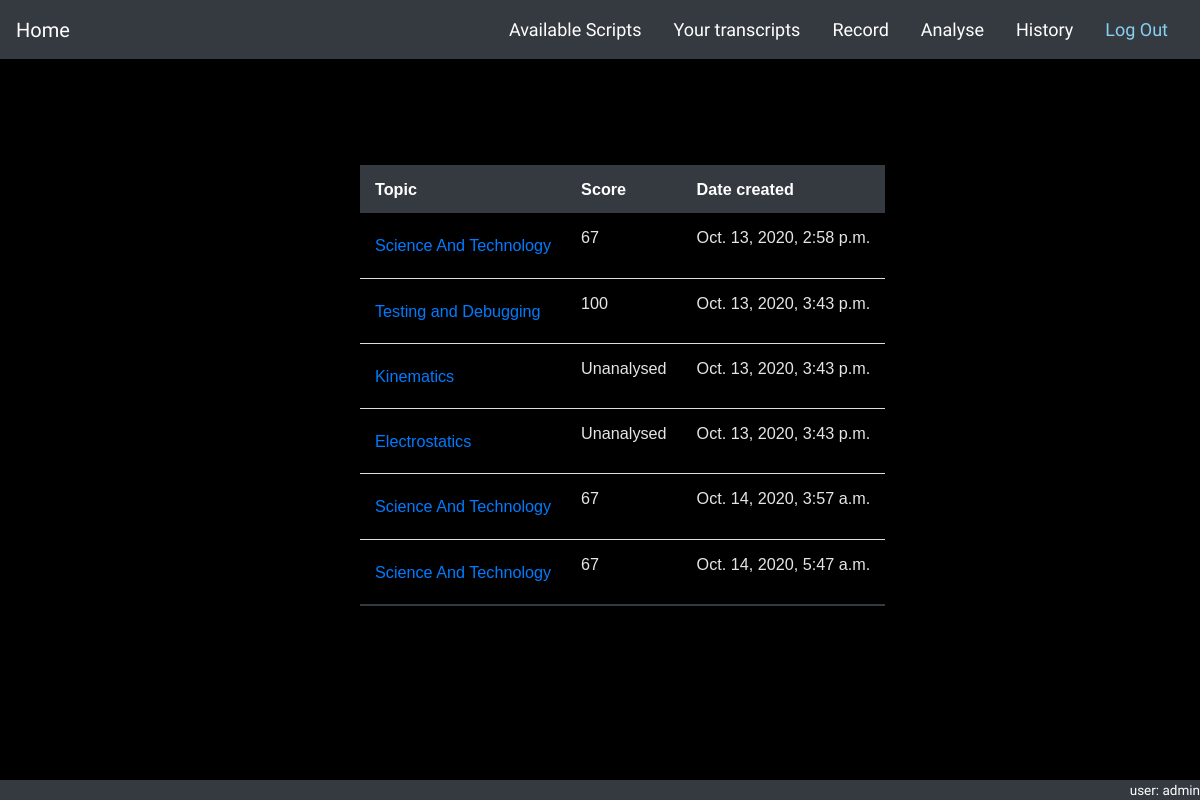
Screenshot of /lessons/analyse (signed in) with the database file from the repository.
### lessons/models.py (models this page shows, shortened)
class AnalysisObj(models.Model):
    transcript = models.ForeignKey(Transcript, null=True, on_delete=models.CASCADE)
    script = models.ForeignKey(Script, null=True, on_delete=models.CASCADE)
    user = models.ForeignKey(settings.AUTH_USER_MODEL, on_delete=models.CASCADE)
    date = models.DateTimeField(auto_now_add=True)
    score = models.IntegerField(null=True, blank=True)
    highlights = models.TextField(null=True, blank=True)
    highlights_missed = models.TextField(null=True, blank=True)
    filler_words = models.TextField(null=True, blank=True)
    def get_absolute_url(self):
        return reverse('analyse_detail', args=[str(self.pk)])
    def __str__(self):
        return self.script.topic.name

class Script(models.Model):
    topic = models.ForeignKey(Topic, on_delete=models.CASCADE, null=True)   # todo onetoonefield
    text = models.TextField()
    _flags = models.TextField(blank=True)
    @property
    def flags(self):
        val = self._flags.strip('][').split(', ')
        return val

class Topic(models.Model):
    name = models.CharField(max_length=50)

class CustomUser(AbstractUser):
    pass

### lessons/views.py (the view)
# urls.py: path('analyse', views.AnalysisListView.as_view(), name='analyse_list'),
class AnalysisListView(LoginRequiredMixin, generic.ListView):
    model = AnalysisObj
    template_name = 'analysis_list.html'

### lessons/templates/analysis_list.html (shortened to what this page needs)
{% extends 'base_generic.html' %}
{% load static %}
{% block content %}
    <br>
    <br>
    <br>
    <div class="container">
        <table class="styled-table">
            <thead>
            <tr>
                <th>Topic</th>
                <th>Score</th>
                <th>Date created</th>
            </tr>
            </thead>
            {% for analysis in analysisobj_list %}
                <tr>
                    <td> <a href="{{ analysis.get_absolute_url }}">{{analysis}}</a> </td>
                    <td> <p style="font-size: 1em;">
                        {% if analysis.score == None %}
                            Unanalysed
                        {% else %}
                            {{analysis.score}}
                        {% endif %}
                    </p> </td>
                    <td> <p>{{ analysis.date }}</p> </td>
                </tr>
            {% endfor %}
        </table>
    </div>
{% endblock %}

### lessons/templates/base_generic.html (shortened to what this page needs)
<!DOCTYPE html>
{% load static %}
<html lang="en">
<head>
    <link rel="stylesheet" href="https://stackpath.bootstrapcdn.com/bootstrap/4.5.0/css/bootstrap.min.css">
    <link rel="stylesheet" href="{% static 'css/master.css' %}">
</head>
<body data-spy="scroll" data-target="#navbar">
<nav id="navbar" class="navbar sticky-top navbar-dark bg-dark">
    <a class="navbar-brand" href="{% url 'index' %}">Home</a>
    <ul class="nav nav-pills">
        <li class="nav-item">
            <a class="nav-link" style="color: white;" href="{% url 'script_list' %}">Available Scripts</a>
        </li>
        <li class="nav-item active">
            <a class="nav-link" style="color: white;" href="{% url 'transcript_list' %}">Your transcripts</a>
        </li>
        <li class="nav-item">
            <a class="nav-link" style="color: white;" href="{% url 'record' %}">Record</a>
        </li>
        <li class="nav-item">
            <a class="nav-link" style="color: white;" href="{% url 'analyse' %}">Analyse</a>
        </li>
        <li class="nav-item">
            <a class="nav-link" style="color: white;" href="{% url 'analyse_list' %}">History</a>
        </li>
        <li>
            <a class="nav-link" style="color: #89CFF0;" href="{% url 'logout' %}">Log Out</a>
        </li>
    </ul>
</nav>
{% block content %}
{% endblock %}
<div id="footer" style="
        position: fixed;
        bottom:0px;
        left: 0;
        right: 0;
        height: 1.5em;
        text-align: right;
        background-color: #343a40;
        color: white;
        font-size: 0.75em;">
    <p>user: {{user}}</p>
</div>
</body>
</html>

### lessons/templates/base_generic.html (style rules this page uses)
body { background-color: black; color: #E5E5E5; font-family: 'Abel', sans-serif; font-size: large; }

### rows the page displays
AnalysisObj: script.name "Science And Technology", score "67", date "Oct. 13, 2020, 2:58 p.m."
AnalysisObj: script.name "Testing and Debugging", score "100", date "Oct. 13, 2020, 3:43 p.m."
AnalysisObj: script.name "Kinematics", shows "Unanalysed", date "Oct. 13, 2020, 3:43 p.m."
AnalysisObj: script.name "Electrostatics", shows "Unanalysed", date "Oct. 13, 2020, 3:43 p.m."
AnalysisObj: script.name "Science And Technology", score "67", date "Oct. 14, 2020, 3:57 a.m."
AnalysisObj: script.name "Science And Technology", score "67", date "Oct. 14, 2020, 5:47 a.m."
CustomUser: username "admin"
